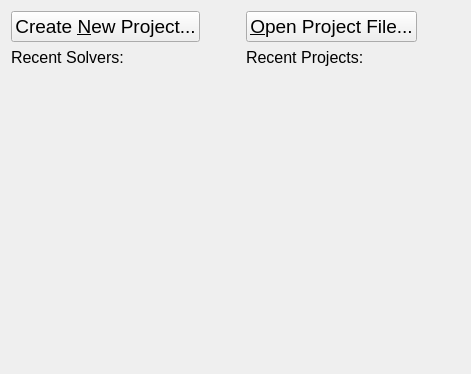
<?xml version="1.0" encoding="UTF-8"?>
<ui version="4.0">
 <class>StartPageLaunchTabWidget</class>
 <widget class="QWidget" name="StartPageLaunchTabWidget">
  <property name="geometry">
   <rect>
    <x>0</x>
    <y>0</y>
    <width>471</width>
    <height>374</height>
   </rect>
  </property>
  <property name="windowTitle">
   <string>Form</string>
  </property>
  <property name="styleSheet">
   <string notr="true">QPushButton {
	background: qlineargradient(x1: 0, y1: 0, x2: 0, y2: 1,
		stop: 0 #fafafa, stop: 0.4 #f4f4f4,
		stop: 0.5 #e7e7e7, stop: 1.0 #fafafa);

}</string>
  </property>
  <layout class="QGridLayout" name="gridLayout">
   <item row="0" column="0">
    <layout class="QHBoxLayout" name="horizontalLayout_2">
     <item>
      <widget class="QPushButton" name="newProjectButton">
       <property name="font">
        <font>
         <pointsize>14</pointsize>
        </font>
       </property>
       <property name="text">
        <string>Create &amp;New Project...</string>
       </property>
       <property name="icon">
        <iconset resource="../iricgui.qrc">
         <normaloff>:/images/iconNew.png</normaloff>:/images/iconNew.png</iconset>
       </property>
      </widget>
     </item>
     <item>
      <spacer name="horizontalSpacer_2">
       <property name="orientation">
        <enum>Qt::Horizontal</enum>
       </property>
       <property name="sizeHint" stdset="0">
        <size>
         <width>40</width>
         <height>20</height>
        </size>
       </property>
      </spacer>
     </item>
    </layout>
   </item>
   <item row="0" column="1">
    <layout class="QHBoxLayout" name="horizontalLayout">
     <item>
      <widget class="QPushButton" name="openProjectButton">
       <property name="font">
        <font>
         <pointsize>14</pointsize>
        </font>
       </property>
       <property name="text">
        <string>&amp;Open Project File...</string>
       </property>
       <property name="icon">
        <iconset resource="../iricgui.qrc">
         <normaloff>:/images/iconOpen.png</normaloff>:/images/iconOpen.png</iconset>
       </property>
       <property name="flat">
        <bool>false</bool>
       </property>
      </widget>
     </item>
     <item>
      <spacer name="horizontalSpacer">
       <property name="orientation">
        <enum>Qt::Horizontal</enum>
       </property>
       <property name="sizeHint" stdset="0">
        <size>
         <width>40</width>
         <height>20</height>
        </size>
       </property>
      </spacer>
     </item>
    </layout>
   </item>
   <item row="1" column="0">
    <widget class="QLabel" name="recentSolversLabel">
     <property name="font">
      <font>
       <pointsize>12</pointsize>
      </font>
     </property>
     <property name="text">
      <string>Recent Solvers:</string>
     </property>
    </widget>
   </item>
   <item row="1" column="1">
    <widget class="QLabel" name="recentProjectsLabel">
     <property name="font">
      <font>
       <pointsize>12</pointsize>
      </font>
     </property>
     <property name="text">
      <string>Recent Projects:</string>
     </property>
    </widget>
   </item>
   <item row="2" column="0">
    <widget class="StartPageRecentSolverList" name="recentSolversList" native="true">
     <property name="sizePolicy">
      <sizepolicy hsizetype="Expanding" vsizetype="Expanding">
       <horstretch>0</horstretch>
       <verstretch>0</verstretch>
      </sizepolicy>
     </property>
    </widget>
   </item>
   <item row="2" column="1">
    <widget class="StartPageRecentProjectList" name="recentProjectsList" native="true">
     <property name="sizePolicy">
      <sizepolicy hsizetype="Expanding" vsizetype="Expanding">
       <horstretch>0</horstretch>
       <verstretch>0</verstretch>
      </sizepolicy>
     </property>
    </widget>
   </item>
  </layout>
 </widget>
 <customwidgets>
  <customwidget>
   <class>StartPageRecentProjectList</class>
   <extends>QWidget</extends>
   <header>startpage/startpagerecentprojectlist.h</header>
   <container>1</container>
  </customwidget>
  <customwidget>
   <class>StartPageRecentSolverList</class>
   <extends>QWidget</extends>
   <header>startpage/startpagerecentsolverlist.h</header>
   <container>1</container>
  </customwidget>
 </customwidgets>
 <resources>
  <include location="../iricgui.qrc"/>
 </resources>
 <connections/>
</ui>
